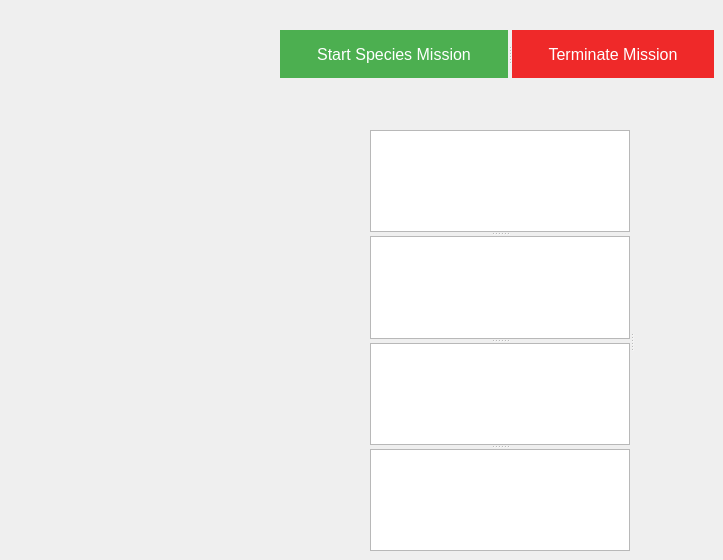
     <widget class="QWidget" name="SpeceiesDetection">
      <attribute name="title">
       <string>Species Detection</string>
      </attribute>
      <widget class="QSplitter" name="splitter_25">
       <property name="geometry">
        <rect>
         <x>370</x>
         <y>130</y>
         <width>271</width>
         <height>421</height>
        </rect>
       </property>
       <property name="orientation">
        <enum>Qt::Horizontal</enum>
       </property>
       <widget class="QSplitter" name="splitter_22">
        <property name="orientation">
         <enum>Qt::Vertical</enum>
        </property>
        <widget class="QTextBrowser" name="circle_no">
         <property name="html">
          <string>&lt;!DOCTYPE HTML PUBLIC &quot;-//W3C//DTD HTML 4.0//EN&quot; &quot;http://www.w3.org/TR/REC-html40/strict.dtd&quot;&gt;
&lt;html&gt;&lt;head&gt;&lt;meta name=&quot;qrichtext&quot; content=&quot;1&quot; /&gt;&lt;style type=&quot;text/css&quot;&gt;
p, li { white-space: pre-wrap; }
&lt;/style&gt;&lt;/head&gt;&lt;body style=&quot; font-family:'Ubuntu'; font-size:11pt; font-weight:400; font-style:normal;&quot;&gt;
&lt;p style=&quot;-qt-paragraph-type:empty; margin-top:0px; margin-bottom:0px; margin-left:0px; margin-right:0px; -qt-block-indent:0; text-indent:0px;&quot;&gt;&lt;br /&gt;&lt;/p&gt;&lt;/body&gt;&lt;/html&gt;</string>
         </property>
        </widget>
        <widget class="QTextBrowser" name="triangle_no">
         <property name="html">
          <string>&lt;!DOCTYPE HTML PUBLIC &quot;-//W3C//DTD HTML 4.0//EN&quot; &quot;http://www.w3.org/TR/REC-html40/strict.dtd&quot;&gt;
&lt;html&gt;&lt;head&gt;&lt;meta name=&quot;qrichtext&quot; content=&quot;1&quot; /&gt;&lt;style type=&quot;text/css&quot;&gt;
p, li { white-space: pre-wrap; }
&lt;/style&gt;&lt;/head&gt;&lt;body style=&quot; font-family:'Ubuntu'; font-size:11pt; font-weight:400; font-style:normal;&quot;&gt;
&lt;p style=&quot;-qt-paragraph-type:empty; margin-top:0px; margin-bottom:0px; margin-left:0px; margin-right:0px; -qt-block-indent:0; text-indent:0px;&quot;&gt;&lt;br /&gt;&lt;/p&gt;&lt;/body&gt;&lt;/html&gt;</string>
         </property>
        </widget>
        <widget class="QTextBrowser" name="line_no">
         <property name="html">
          <string>&lt;!DOCTYPE HTML PUBLIC &quot;-//W3C//DTD HTML 4.0//EN&quot; &quot;http://www.w3.org/TR/REC-html40/strict.dtd&quot;&gt;
&lt;html&gt;&lt;head&gt;&lt;meta name=&quot;qrichtext&quot; content=&quot;1&quot; /&gt;&lt;style type=&quot;text/css&quot;&gt;
p, li { white-space: pre-wrap; }
&lt;/style&gt;&lt;/head&gt;&lt;body style=&quot; font-family:'Ubuntu'; font-size:11pt; font-weight:400; font-style:normal;&quot;&gt;
&lt;p style=&quot;-qt-paragraph-type:empty; margin-top:0px; margin-bottom:0px; margin-left:0px; margin-right:0px; -qt-block-indent:0; text-indent:0px;&quot;&gt;&lt;br /&gt;&lt;/p&gt;&lt;/body&gt;&lt;/html&gt;</string>
         </property>
        </widget>
        <widget class="QTextBrowser" name="square_no">
         <property name="html">
          <string>&lt;!DOCTYPE HTML PUBLIC &quot;-//W3C//DTD HTML 4.0//EN&quot; &quot;http://www.w3.org/TR/REC-html40/strict.dtd&quot;&gt;
&lt;html&gt;&lt;head&gt;&lt;meta name=&quot;qrichtext&quot; content=&quot;1&quot; /&gt;&lt;style type=&quot;text/css&quot;&gt;
p, li { white-space: pre-wrap; }
&lt;/style&gt;&lt;/head&gt;&lt;body style=&quot; font-family:'Ubuntu'; font-size:11pt; font-weight:400; font-style:normal;&quot;&gt;
&lt;p style=&quot;-qt-paragraph-type:empty; margin-top:0px; margin-bottom:0px; margin-left:0px; margin-right:0px; -qt-block-indent:0; text-indent:0px;&quot;&gt;&lt;br /&gt;&lt;/p&gt;&lt;/body&gt;&lt;/html&gt;</string>
         </property>
        </widget>
       </widget>
       <widget class="QLabel" name="label_4">
        <property name="text">
         <string/>
        </property>
        <property name="pixmap">
         <pixmap>pixmaps/shapes.png</pixmap>
        </property>
       </widget>
      </widget>
      <widget class="QSplitter" name="splitter_16">
       <property name="geometry">
        <rect>
         <x>280</x>
         <y>30</y>
         <width>434</width>
         <height>48</height>
        </rect>
       </property>
       <property name="orientation">
        <enum>Qt::Horizontal</enum>
       </property>
       <widget class="QPushButton" name="Species_start">
        <property name="styleSheet">
         <string notr="true">  background-color: #4CAF50; /* Green */
  border: none;
  color: white;
  padding: 15px 32px;
  text-align: center;
  text-decoration: none;
  display: inline-block;
  font-size: 16px;</string>
        </property>
        <property name="text">
         <string>Start Species Mission</string>
        </property>
       </widget>
       <widget class="QPushButton" name="Species_terminate">
        <property name="styleSheet">
         <string notr="true">  background-color: rgb(239, 41, 41);
  border: none;
  color: white;
  padding: 15px 32px;
  text-align: center;
  text-decoration: none;
  display: inline-block;
  font-size: 16px;</string>
        </property>
        <property name="text">
         <string>Terminate Mission</string>
        </property>
       </widget>
      </widget>
     </widget>
